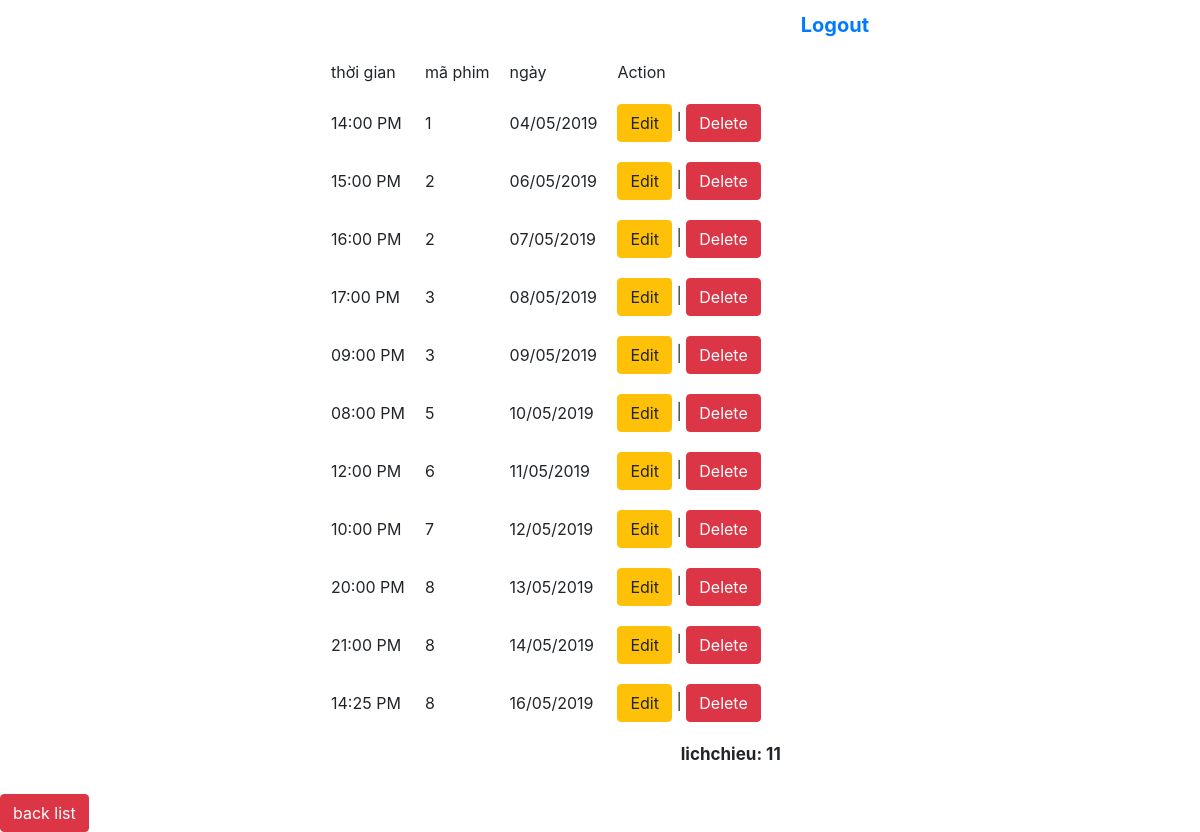
Page /lichchieu.php (signed in) on the committed database.
### tables this page shows
CREATE TABLE `lichchieu`(
  `marap` int(11) NOT NULL ,
  `thoigian` varchar(50) NOT NULL ,
  `maphim` int(11) NOT NULL,
  `ngay` varchar(50) NOT NULL, 
  `mangay` int(11) NOT NULL AUTO_INCREMENT,
  PRIMARY KEY (`mangay`)
);

### lichchieu.php (the view, shortened to what this page needs)
<!DOCTYPE html>
<html lang="en">
<head>
    <link href="https://maxcdn.bootstrapcdn.com/bootstrap/4.0.0/css/bootstrap.min.css" rel="stylesheet">
</head>
<body>
<table cellpadding="10" cellspacing="10" border="0" style="border-collapse: collapse; margin: auto">
    <tr class="control" style="text-align: left; font-weight: bold; font-size: 20px">
        <td colspan="4">
        </td>
        <td>
        </td>
        <td>
            <a href="logout.php">Logout</a>
        </td>
    </tr>
    <tr class="header">
        <td>thời gian</td>
        <td>mã phim</td>
        <td>ngày</td>
        <td>Action</td>
    </tr>
    <?php
    require_once('conn.php');
          $sql = "SELECT * FROM lichchieu";
          $result = $conn->query($sql);
          if ($result->num_rows > 0) {
              while ($row = $result->fetch_assoc()) {
    ?>
    <tr class="item">
        <td><?= $row['thoigian']?></td>
        <td><?= $row['maphim']?></td>
        <td><?= $row['ngay']?></td>
        <td><a href="editformlichchieu.php?maphim=<?= $row['maphim']?>"><button class="btn btn-warning">Edit</button></a> |
            <a href="deletelich.php?maphim=<?= $row['maphim']?>" class="delete"><button class="btn btn-danger">Delete</button></a>
        </td>
    </tr>
    <?php }
    } ?>
    <tr class="control" style="text-align: right; font-weight: bold; font-size: 17px">
        <td colspan="5">
            <p>lichchieu: <?= $result->num_rows ?></p>
        </td>
    </tr>
</table>
<a href="list.php"><button class="btn btn-danger">back list</button></a>
</body>
</html>

### rows in the picture
lichchieu: thoigian "14:00 PM", maphim "1", ngay "04/05/2019"
lichchieu: thoigian "15:00 PM", maphim "2", ngay "06/05/2019"
lichchieu: thoigian "16:00 PM", maphim "2", ngay "07/05/2019"
lichchieu: thoigian "17:00 PM", maphim "3", ngay "08/05/2019"
lichchieu: thoigian "09:00 PM", maphim "3", ngay "09/05/2019"
lichchieu: thoigian "08:00 PM", maphim "5", ngay "10/05/2019"
lichchieu: thoigian "12:00 PM", maphim "6", ngay "11/05/2019"
lichchieu: thoigian "10:00 PM", maphim "7", ngay "12/05/2019"
lichchieu: thoigian "20:00 PM", maphim "8", ngay "13/05/2019"
lichchieu: thoigian "21:00 PM", maphim "8", ngay "14/05/2019"
lichchieu: thoigian "14:25 PM", maphim "8", ngay "16/05/2019"

### other values in the picture
$result->num_rows "11"
